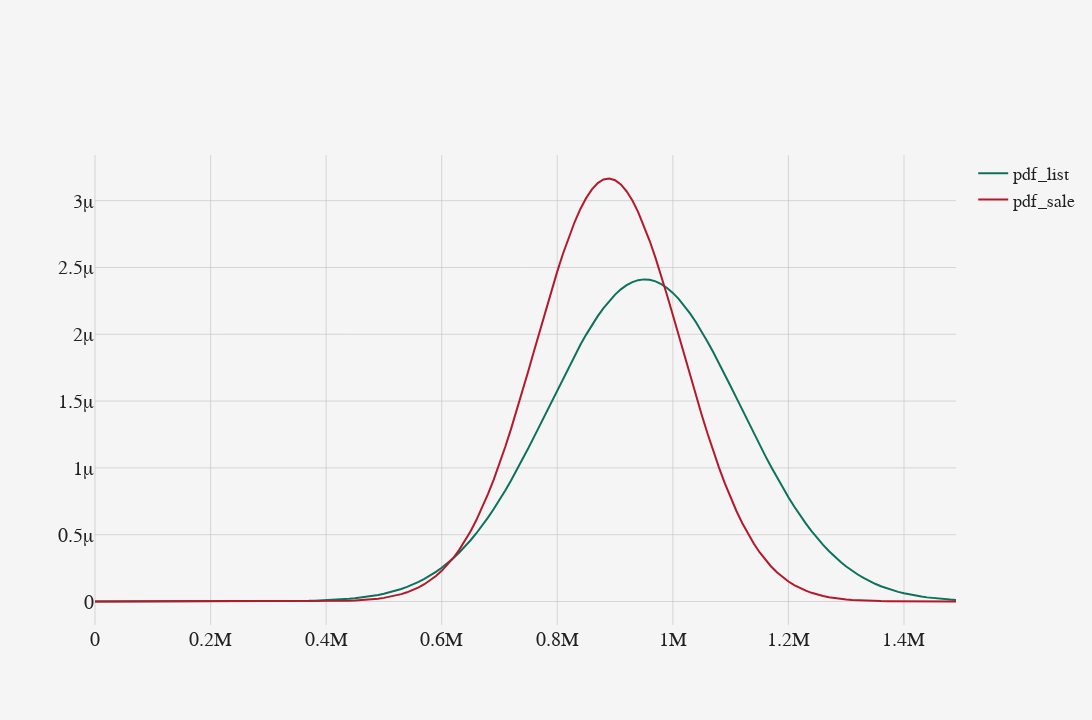

Source (notebook cell):
### Code cell
df_hfj_sale = get_sales_filtered_by(construction_category='new')
df_hfj_list = get_listings_filtered_by(construction_category='new')


fit_dist(df_hfj_list[(df_hfj_list.sqm_price > 300e3) & (df_hfj_list.sqm_price < 2000e3)].sqm_price, x=np.arange(0, 1.5e6, 10e3)).set_index('x')\
.merge(
    fit_dist(df_hfj_sale[(df_hfj_sale.sqm_price > 300e3) & (df_hfj_sale.sqm_price < 2000e3)].sqm_price, x=np.arange(0, 1.5e6, 10e3)).set_index('x'),
    right_index=True, left_index=True,
    suffixes=["_list", "_sale"]
)\
.isb.plot()

### Figure 1 — Plotly figure (JSON) as saved in the notebook; plotly's stock layout.template omitted (floating-point values rounded to 4 significant figures; data arrays with more than 128 entries replaced by an {"elided": "..."} marker saying what was removed)
{"data": [{"line": {"color": "rgb(13, 114, 92)"}, "name": "pdf_list", "showlegend": true, "type": "scatter", "x": {"elided": "150 int values"}, "y": {"elided": "150 float values"}}, {"line": {"color": "rgb(180, 24, 43)"}, "name": "pdf_sale", "showlegend": true, "type": "scatter", "x": {"elided": "150 int values"}, "y": {"elided": "150 float values"}}], "layout": {"autosize": false, "font": {"color": "#212121", "family": "TT Norms Pro"}, "height": 720, "legend": {"font": {"color": "#212121", "family": "TT Norms Pro", "size": 18}}, "margin": {"b": 95, "l": 95, "r": 95, "t": 155}, "paper_bgcolor": "#f5f5f5", "plot_bgcolor": "#f5f5f5", "width": 1280, "xaxis": {"gridcolor": "rgba(192, 192, 192, 0.6)", "tickfont": {"color": "#212121", "family": "TT Norms Pro", "size": 20}, "title": {"font": {"color": "#212121", "family": "TT Norms Pro", "size": 24}}, "zerolinecolor": "rgba(192, 192, 192, 0.6)", "zerolinewidth": 0}, "xaxis10": {"gridcolor": "rgba(192, 192, 192, 0.6)", "tickfont": {"color": "#212121", "family": "TT Norms Pro", "size": 20}, "title": {"font": {"color": "#212121", "family": "TT Norms Pro", "size": 24}}, "zerolinecolor": "rgba(192, 192, 192, 0.6)", "zerolinewidth": 0}, "xaxis11": {"gridcolor": "rgba(192, 192, 192, 0.6)", "tickfont": {"color": "#212121", "family": "TT Norms Pro", "size": 20}, "title": {"font": {"color": "#212121", "family": "TT Norms Pro", "size": 24}}, "zerolinecolor": "rgba(192, 192, 192, 0.6)", "zerolinewidth": 0}, "xaxis12": {"gridcolor": "rgba(192, 192, 192, 0.6)", "tickfont": {"color": "#212121", "family": "TT Norms Pro", "size": 20}, "title": {"font": {"color": "#212121", "family": "TT Norms Pro", "size": 24}}, "zerolinecolor": "rgba(192, 192, 192, 0.6)", "zerolinewidth": 0}, "xaxis13": {"gridcolor": "rgba(192, 192, 192, 0.6)", "tickfont": {"color": "#212121", "family": "TT Norms Pro", "size": 20}, "title": {"font": {"color": "#212121", "family": "TT Norms Pro", "size": 24}}, "zerolinecolor": "rgba(192, 192, 192, 0.6)", "zerolinewidth": 0}, "xaxis14": {"gridcolor": "rgba(192, 192, 192, 0.6)", "tickfont": {"color": "#212121", "family": "TT Norms Pro", "size": 20}, "title": {"font": {"color": "#212121", "family": "TT Norms Pro", "size": 24}}, "zerolinecolor": "rgba(192, 192, 192, 0.6)", "zerolinewidth": 0}, "xaxis15": {"gridcolor": "rgba(192, 192, 192, 0.6)", "tickfont": {"color": "#212121", "family": "TT Norms Pro", "size": 20}, "title": {"font": {"color": "#212121", "family": "TT Norms Pro", "size": 24}}, "zerolinecolor": "rgba(192, 192, 192, 0.6)", "zerolinewidth": 0}, "xaxis16": {"gridcolor": "rgba(192, 192, 192, 0.6)", "tickfont": {"color": "#212121", "family": "TT Norms Pro", "size": 20}, "title": {"font": {"color": "#212121", "family": "TT Norms Pro", "size": 24}}, "zerolinecolor": "rgba(192, 192, 192, 0.6)", "zerolinewidth": 0}, "xaxis17": {"gridcolor": "rgba(192, 192, 192, 0.6)", "tickfont": {"color": "#212121", "family": "TT Norms Pro", "size": 20}, "title": {"font": {"color": "#212121", "family": "TT Norms Pro", "size": 24}}, "zerolinecolor": "rgba(192, 192, 192, 0.6)", "zerolinewidth": 0}, "xaxis18": {"gridcolor": "rgba(192, 192, 192, 0.6)", "tickfont": {"color": "#212121", "family": "TT Norms Pro", "size": 20}, "title": {"font": {"color": "#212121", "family": "TT Norms Pro", "size": 24}}, "zerolinecolor": "rgba(192, 192, 192, 0.6)", "zerolinewidth": 0}, "xaxis19": {"gridcolor": "rgba(192, 192, 192, 0.6)", "tickfont": {"color": "#212121", "family": "TT Norms Pro", "size": 20}, "title": {"font": {"color": "#212121", "family": "TT Norms Pro", "size": 24}}, "zerolinecolor": "rgba(192, 192, 192, 0.6)", "zerolinewidth": 0}, "xaxis2": {"gridcolor": "rgba(192, 192, 192, 0.6)", "tickfont": {"color": "#212121", "family": "TT Norms Pro", "size": 20}, "title": {"font": {"color": "#212121", "family": "TT Norms Pro", "size": 24}}, "zerolinecolor": "rgba(192, 192, 192, 0.6)", "zerolinewidth": 0}, "xaxis20": {"gridcolor": "rgba(192, 192, 192, 0.6)", "tickfont": {"color": "#212121", "family": "TT Norms Pro", "size": 20}, "title": {"font": {"color": "#212121", "family": "TT Norms Pro", "size": 24}}, "zerolinecolor": "rgba(192, 192, 192, 0.6)", "zerolinewidth": 0}, "xaxis3": {"gridcolor": "rgba(192, 192, 192, 0.6)", "tickfont": {"color": "#212121", "family": "TT Norms Pro", "size": 20}, "title": {"font": {"color": "#212121", "family": "TT Norms Pro", "size": 24}}, "zerolinecolor": "rgba(192, 192, 192, 0.6)", "zerolinewidth": 0}, "xaxis4": {"gridcolor": "rgba(192, 192, 192, 0.6)", "tickfont": {"color": "#212121", "family": "TT Norms Pro", "size": 20}, "title": {"font": {"color": "#212121", "family": "TT Norms Pro", "size": 24}}, "zerolinecolor": "rgba(192, 192, 192, 0.6)", "zerolinewidth": 0}, "xaxis5": {"gridcolor": "rgba(192, 192, 192, 0.6)", "tickfont": {"color": "#212121", "family": "TT Norms Pro", "size": 20}, "title": {"font": {"color": "#212121", "family": "TT Norms Pro", "size": 24}}, "zerolinecolor": "rgba(192, 192, 192, 0.6)", "zerolinewidth": 0}, "xaxis6": {"gridcolor": "rgba(192, 192, 192, 0.6)", "tickfont": {"color": "#212121", "family": "TT Norms Pro", "size": 20}, "title": {"font": {"color": "#212121", "family": "TT Norms Pro", "size": 24}}, "zerolinecolor": "rgba(192, 192, 192, 0.6)", "zerolinewidth": 0}, "xaxis7": {"gridcolor": "rgba(192, 192, 192, 0.6)", "tickfont": {"color": "#212121", "family": "TT Norms Pro", "size": 20}, "title": {"font": {"color": "#212121", "family": "TT Norms Pro", "size": 24}}, "zerolinecolor": "rgba(192, 192, 192, 0.6)", "zerolinewidth": 0}, "xaxis8": {"gridcolor": "rgba(192, 192, 192, 0.6)", "tickfont": {"color": "#212121", "family": "TT Norms Pro", "size": 20}, "title": {"font": {"color": "#212121", "family": "TT Norms Pro", "size": 24}}, "zerolinecolor": "rgba(192, 192, 192, 0.6)", "zerolinewidth": 0}, "xaxis9": {"gridcolor": "rgba(192, 192, 192, 0.6)", "tickfont": {"color": "#212121", "family": "TT Norms Pro", "size": 20}, "title": {"font": {"color": "#212121", "family": "TT Norms Pro", "size": 24}}, "zerolinecolor": "rgba(192, 192, 192, 0.6)", "zerolinewidth": 0}, "yaxis": {"gridcolor": "rgba(192, 192, 192, 0.6)", "tickfont": {"color": "#212121", "family": "TT Norms Pro", "size": 20}, "title": {"font": {"color": "#212121", "family": "TT Norms Pro", "size": 24}}, "zerolinecolor": "rgba(192, 192, 192, 0.6)", "zerolinewidth": 0}, "yaxis10": {"gridcolor": "rgba(192, 192, 192, 0.6)", "tickfont": {"color": "#212121", "family": "TT Norms Pro", "size": 20}, "title": {"font": {"color": "#212121", "family": "TT Norms Pro", "size": 24}}, "zerolinecolor": "rgba(192, 192, 192, 0.6)", "zerolinewidth": 0}, "yaxis11": {"gridcolor": "rgba(192, 192, 192, 0.6)", "tickfont": {"color": "#212121", "family": "TT Norms Pro", "size": 20}, "title": {"font": {"color": "#212121", "family": "TT Norms Pro", "size": 24}}, "zerolinecolor": "rgba(192, 192, 192, 0.6)", "zerolinewidth": 0}, "yaxis12": {"gridcolor": "rgba(192, 192, 192, 0.6)", "tickfont": {"color": "#212121", "family": "TT Norms Pro", "size": 20}, "title": {"font": {"color": "#212121", "family": "TT Norms Pro", "size": 24}}, "zerolinecolor": "rgba(192, 192, 192, 0.6)", "zerolinewidth": 0}, "yaxis13": {"gridcolor": "rgba(192, 192, 192, 0.6)", "tickfont": {"color": "#212121", "family": "TT Norms Pro", "size": 20}, "title": {"font": {"color": "#212121", "family": "TT Norms Pro", "size": 24}}, "zerolinecolor": "rgba(192, 192, 192, 0.6)", "zerolinewidth": 0}, "yaxis14": {"gridcolor": "rgba(192, 192, 192, 0.6)", "tickfont": {"color": "#212121", "family": "TT Norms Pro", "size": 20}, "title": {"font": {"color": "#212121", "family": "TT Norms Pro", "size": 24}}, "zerolinecolor": "rgba(192, 192, 192, 0.6)", "zerolinewidth": 0}, "yaxis15": {"gridcolor": "rgba(192, 192, 192, 0.6)", "tickfont": {"color": "#212121", "family": "TT Norms Pro", "size": 20}, "title": {"font": {"color": "#212121", "family": "TT Norms Pro", "size": 24}}, "zerolinecolor": "rgba(192, 192, 192, 0.6)", "zerolinewidth": 0}, "yaxis16": {"gridcolor": "rgba(192, 192, 192, 0.6)", "tickfont": {"color": "#212121", "family": "TT Norms Pro", "size": 20}, "title": {"font": {"color": "#212121", "family": "TT Norms Pro", "size": 24}}, "zerolinecolor": "rgba(192, 192, 192, 0.6)", "zerolinewidth": 0}, "yaxis17": {"gridcolor": "rgba(192, 192, 192, 0.6)", "tickfont": {"color": "#212121", "family": "TT Norms Pro", "size": 20}, "title": {"font": {"color": "#212121", "family": "TT Norms Pro", "size": 24}}, "zerolinecolor": "rgba(192, 192, 192, 0.6)", "zerolinewidth": 0}, "yaxis18": {"gridcolor": "rgba(192, 192, 192, 0.6)", "tickfont": {"color": "#212121", "family": "TT Norms Pro", "size": 20}, "title": {"font": {"color": "#212121", "family": "TT Norms Pro", "size": 24}}, "zerolinecolor": "rgba(192, 192, 192, 0.6)", "zerolinewidth": 0}, "yaxis19": {"gridcolor": "rgba(192, 192, 192, 0.6)", "tickfont": {"color": "#212121", "family": "TT Norms Pro", "size": 20}, "title": {"font": {"color": "#212121", "family": "TT Norms Pro", "size": 24}}, "zerolinecolor": "rgba(192, 192, 192, 0.6)", "zerolinewidth": 0}, "yaxis2": {"gridcolor": "rgba(192, 192, 192, 0.6)", "tickfont": {"color": "#212121", "family": "TT Norms Pro", "size": 20}, "title": {"font": {"color": "#212121", "family": "TT Norms Pro", "size": 24}}, "zerolinecolor": "rgba(192, 192, 192, 0.6)", "zerolinewidth": 0}, "yaxis20": {"gridcolor": "rgba(192, 192, 192, 0.6)", "tickfont": {"color": "#212121", "family": "TT Norms Pro", "size": 20}, "title": {"font": {"color": "#212121", "family": "TT Norms Pro", "size": 24}}, "zerolinecolor": "rgba(192, 192, 192, 0.6)", "zerolinewidth": 0}, "yaxis3": {"gridcolor": "rgba(192, 192, 192, 0.6)", "tickfont": {"color": "#212121", "family": "TT Norms Pro", "size": 20}, "title": {"font": {"color": "#212121", "family": "TT Norms Pro", "size": 24}}, "zerolinecolor": "rgba(192, 192, 192, 0.6)", "zerolinewidth": 0}, "yaxis4": {"gridcolor": "rgba(192, 192, 192, 0.6)", "tickfont": {"color": "#212121", "family": "TT Norms Pro", "size": 20}, "title": {"font": {"color": "#212121", "family": "TT Norms Pro", "size": 24}}, "zerolinecolor": "rgba(192, 192, 192, 0.6)", "zerolinewidth": 0}, "yaxis5": {"gridcolor": "rgba(192, 192, 192, 0.6)", "tickfont": {"color": "#212121", "family": "TT Norms Pro", "size": 20}, "title": {"font": {"color": "#212121", "family": "TT Norms Pro", "size": 24}}, "zerolinecolor": "rgba(192, 192, 192, 0.6)", "zerolinewidth": 0}, "yaxis6": {"gridcolor": "rgba(192, 192, 192, 0.6)", "tickfont": {"color": "#212121", "family": "TT Norms Pro", "size": 20}, "title": {"font": {"color": "#212121", "family": "TT Norms Pro", "size": 24}}, "zerolinecolor": "rgba(192, 192, 192, 0.6)", "zerolinewidth": 0}, "yaxis7": {"gridcolor": "rgba(192, 192, 192, 0.6)", "tickfont": {"color": "#212121", "family": "TT Norms Pro", "size": 20}, "title": {"font": {"color": "#212121", "family": "TT Norms Pro", "size": 24}}, "zerolinecolor": "rgba(192, 192, 192, 0.6)", "zerolinewidth": 0}, "yaxis8": {"gridcolor": "rgba(192, 192, 192, 0.6)", "tickfont": {"color": "#212121", "family": "TT Norms Pro", "size": 20}, "title": {"font": {"color": "#212121", "family": "TT Norms Pro", "size": 24}}, "zerolinecolor": "rgba(192, 192, 192, 0.6)", "zerolinewidth": 0}, "yaxis9": {"gridcolor": "rgba(192, 192, 192, 0.6)", "tickfont": {"color": "#212121", "family": "TT Norms Pro", "size": 20}, "title": {"font": {"color": "#212121", "family": "TT Norms Pro", "size": 24}}, "zerolinecolor": "rgba(192, 192, 192, 0.6)", "zerolinewidth": 0}}}
